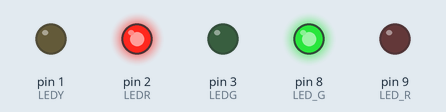
Simulated run of this sketch. Board: Arduino Uno, built with avr-gcc and run on an emulated ATmega328P. On the bench: output pins drawn as LEDs (lit = HIGH).

Above: at 1.5 s.
At 3.5 s:
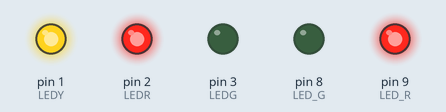
At 5.5 s:
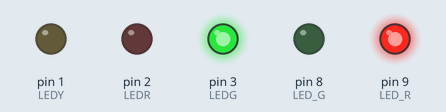
At 7.5 s:
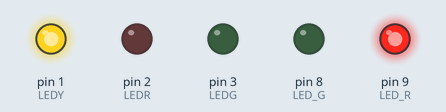
Timing chart, 0 to 10.4 s (numbered marks = the images above):
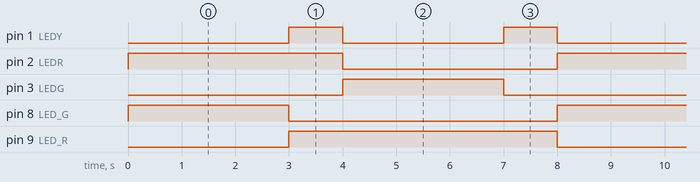

The sketch:

z7_traffic_lights1.ino
```cpp
// C++ code
//

int LEDG = 3;
int LEDR = 2;
int LEDY = 1;

int LED_R = 9;
int LED_G = 8;


void setup()
{
  pinMode(LEDG, OUTPUT);
  pinMode(LEDR, OUTPUT);
  pinMode(LEDY, OUTPUT);
  pinMode(LED_R, OUTPUT);
  pinMode(LED_G, OUTPUT);
}

void loop()
{
  digitalWrite(LEDR, HIGH);
  digitalWrite(LEDG, LOW);
  digitalWrite(LEDY, LOW);
  digitalWrite(LED_R, LOW);
  digitalWrite(LED_G, HIGH);
  delay(3000);
  digitalWrite(LEDR, HIGH);
  digitalWrite(LEDG, LOW);
  digitalWrite(LEDY, HIGH);
  digitalWrite(LED_R, HIGH);
  digitalWrite(LED_G, LOW);
  delay(1000);
  digitalWrite(LEDR, LOW);
  digitalWrite(LEDG, HIGH);
  digitalWrite(LEDY, LOW);
  delay(3000);
  digitalWrite(LEDR, LOW);
  digitalWrite(LEDG, LOW);
  digitalWrite(LEDY, HIGH);
  delay(1000);
}
```

Measured:
- by itself, pin 1 (LEDY): alternates HIGH for 1.0 s and LOW for 3.0 s
- by itself, pin 2 (LEDR): alternates HIGH for 4.0 s and LOW for 4.0 s
- by itself, pin 3 (LEDG), pin 8 (LED_G): alternates HIGH for 3.0 s and LOW for 5.0 s
- by itself, pin 9 (LED_R): alternates HIGH for 5.0 s and LOW for 3.0 s
